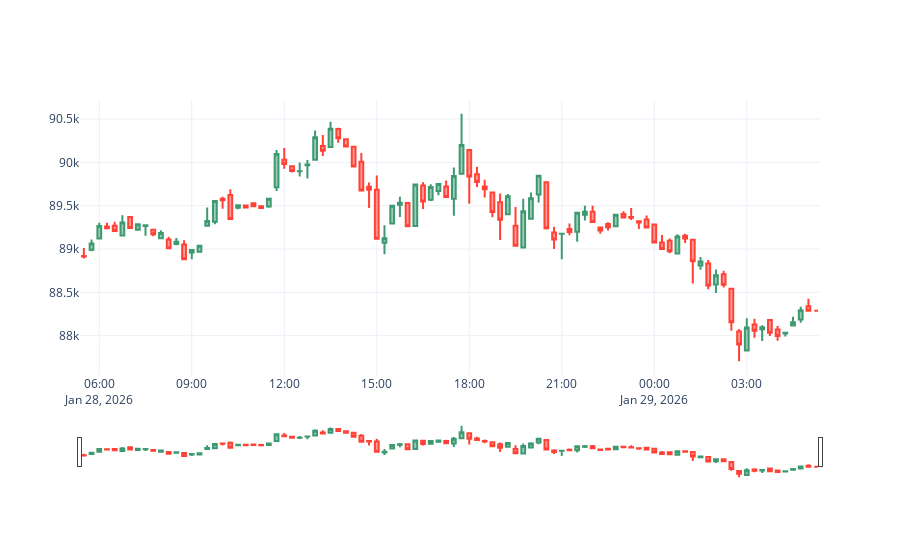

The code cell stored with this chart in its notebook:
### Markdown cell above
### Step 5 - Candlestick Plots

### Code cell
import plotly.express as px
import plotly.graph_objects as go

btc_fig = go.Figure(data=[
        go.Candlestick(
            x=crypto_data['BTCUSDT']['timestamp'],
            open=crypto_data['BTCUSDT']['open'],
            high=crypto_data['BTCUSDT']['high'],
            low=crypto_data['BTCUSDT']['low'],
            close=crypto_data['BTCUSDT']['close']
        )
    ])
btc_fig.update_layout(xaxis_title=None, yaxis_title=None, template="plotly_white")
btc_fig.show()
